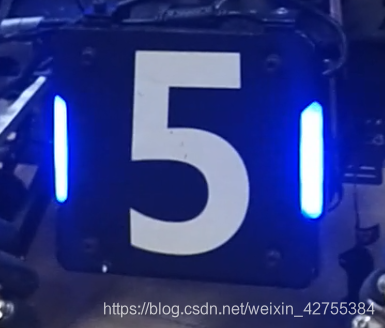
//> input picture object/light2.png, 385 x 328 px
$ ./lightdetect   (built with g++ and OpenCV 4)
//> lines starting //> are read from the running program, lines starting //| are printed output that depends on the picture; after the words box and inside, x2 and y2 are one past the last pixel; in counts of white or black regions, pixels touching at a corner belong together
#include <opencv2/opencv.hpp>


using namespace cv;
using namespace std;


int main()
{
    Mat img = imread("object/light2.png");
//> img is the input picture: 328 rows x 385 cols, CV_8UC3; mean B, G, R 127.3, 56.2, 45.2
    Mat imgHSV, mask  ;

    cvtColor(img,imgHSV,COLOR_BGR2HSV);
//> imgHSV: 328 rows x 385 cols, CV_8UC3; mean H, S, V 115.5, 177.9, 127.3
    int hmin = 100, smin = 20, vmin = 0;
    int hmax = 140, smax = 255, vmax = 255;
    Scalar lower(hmin,smin,vmin);
    Scalar upper(hmax,smax,vmax);

    inRange(imgHSV,lower,upper,mask);                                       //筛选蓝色灯条
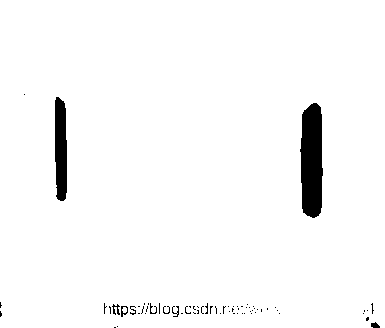
//> mask: 328 rows x 385 cols, CV_8UC1; 97% white; 68 black regions (59 under 20 px), largest, box (x1, y1, x2, y2) and area: (300, 103, 323, 218) 2220, (55, 97, 67, 201) 1104, (112, 304, 120, 315) 43
    imshow("蓝色筛选图",mask);

    Mat kernel = getStructuringElement(MORPH_RECT, Size(5,5));
// 开运算：去小白点噪声
    morphologyEx(mask,mask, MORPH_OPEN, kernel);
// 迭代 2 次
    morphologyEx(mask, mask, MORPH_CLOSE, kernel, Point(-1,-1), 2);
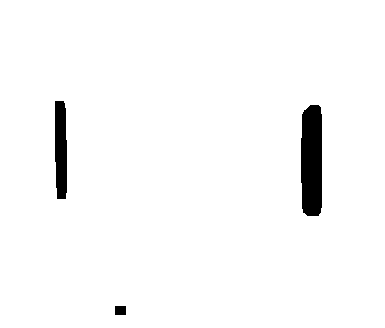
//> mask: 328 rows x 385 cols, CV_8UC1; 97.3% white; 3 black regions, box (x1, y1, x2, y2) and area: (301, 105, 322, 216) 2188, (55, 101, 67, 199) 1074, (115, 306, 126, 315) 99
//反色，防止找不到轮廓
    bitwise_not(mask, mask);
//> mask: 328 rows x 385 cols, CV_8UC1; 2.7% white; 3 white regions
    imshow("蓝色筛选优化图",mask);

    vector<vector<Point>> contours;
    findContours(mask, contours, RETR_EXTERNAL, CHAIN_APPROX_SIMPLE);       //寻找轮廓
//> contours = 3 contours; box (x1, y1, x2, y2) and area: (301, 105, 322, 216) 2066, (55, 101, 67, 199) 968, (115, 306, 126, 315) 80

    Mat result  = img.clone();
    vector<Rect> lights;                                    // ← 新增：收集灯条矩形

    for(int i = 0;i < contours.size();i++)
    {
        double area = contourArea(contours[i]);
        if (area < 200)
        {
                continue;
        }                                                   //面积过滤

        Rect r = boundingRect(contours[i]);

        rectangle(result, r, Scalar(0, 255, 0),2);          //圈出灯条
        lights.push_back(r);         // ← 新增：把每个灯条矩形存起来

    }
//> this loop made 3 passes
//> (area, r) on passes 2 to 3: (2066.5, Rect(301, 105, 21, 111)), (968, Rect(55, 101, 12, 98))
//> area on pass 1: 80
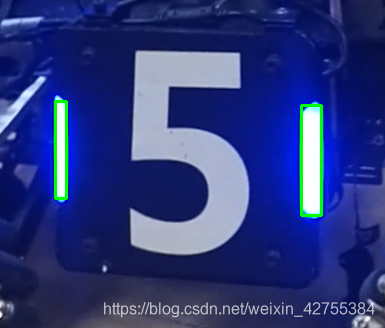
//> result: 328 rows x 385 cols, CV_8UC3; 1.12% of pixels changed, all inside (x1, y1, x2, y2) = (54, 100, 323, 217)

    if (lights.size() == 2)
    {
        // 按 x 排序，小的在左
        if (lights[0].x > lights[1].x)
            swap(lights[0], lights[1]);
//> lights = 2 Rects (x, y, width, height): [55, 101, 12, 98], [301, 105, 21, 111]

        // 左灯条左上角
        Point leftTop(lights[0].x, lights[0].y);
//> leftTop = Point(55, 101)
        // 右灯条右下角
        Point rightBottom(lights[1].x + lights[1].width,
                          lights[1].y + lights[1].height);
//> rightBottom = Point(322, 216)

        // 用两点构造包住两个灯条的大矩形
        Rect armorRect(leftTop, rightBottom);
//> armorRect = Rect(55, 101, 267, 115)
        rectangle(result, armorRect, Scalar(0, 0, 255), 2);  // 红色大框
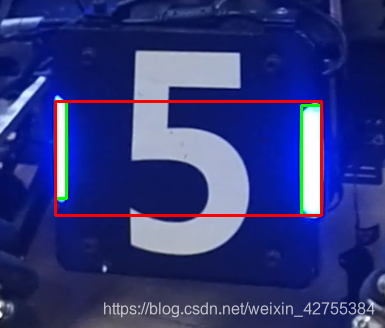
//> result: 328 rows x 385 cols, CV_8UC3; 1.8% of pixels changed, all inside (x1, y1, x2, y2) = (54, 100, 323, 217)
    }

    imshow("result", result);
    imwrite("object/lightdetect.jpg",result);

    waitKey(0);
}


// Rect armorRect(min(leftTop.x, rightBottom.x),      // ← 左上角的 x
//                min(leftTop.y, rightBottom.y),      // ← 左上角的 y
//                abs(rightBottom.x - leftTop.x),     // ← 宽度
//                abs(rightBottom.y - leftTop.y));    // ← 高度

// 1. min(leftTop.x, rightBottom.x)
// 两个点的横坐标，取小的那个当左边。
// 不管谁在左，min 出来的永远是更靠左的 x → 保证左上角 x 合法。


// 2. min(leftTop.y, rightBottom.y)
// 两个点的纵坐标，取 小的那个 当上边。
// 图像坐标系 y 向下增大，所以 min 出来的是更靠上的 → 保证左上角 y 合法。


// 3. abs(rightBottom.x - leftTop.x)
// 宽度 = 两点横向距离。
// 不管谁减谁，套个 abs 永远是 正数  → 不会出现负宽。


// 4. abs(rightBottom.y - leftTop.y)
// 高度 = 两点纵向距离，同理 abs 保证正数。

$ run again, with object/arm.jpg saved as object/light2.png
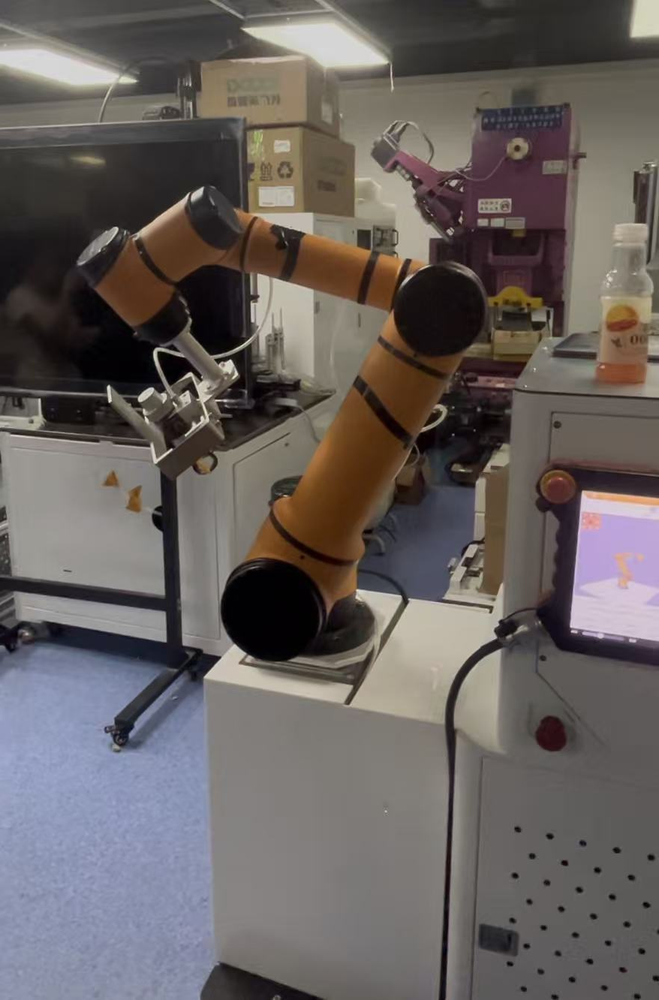
//> input picture object/arm.jpg, 659 x 1000 px, shrunk from 878 x 1332 before the run
//> img is the input picture: 1000 rows x 659 cols, CV_8UC3; mean B, G, R 95.2, 97.1, 103.3
//> imgHSV: 1000 rows x 659 cols, CV_8UC3; mean H, S, V 52, 49, 107.9
//> `morphologyEx(mask, mask, MORPH_CLOSE, kernel, Point(-1,-1), 2);`:
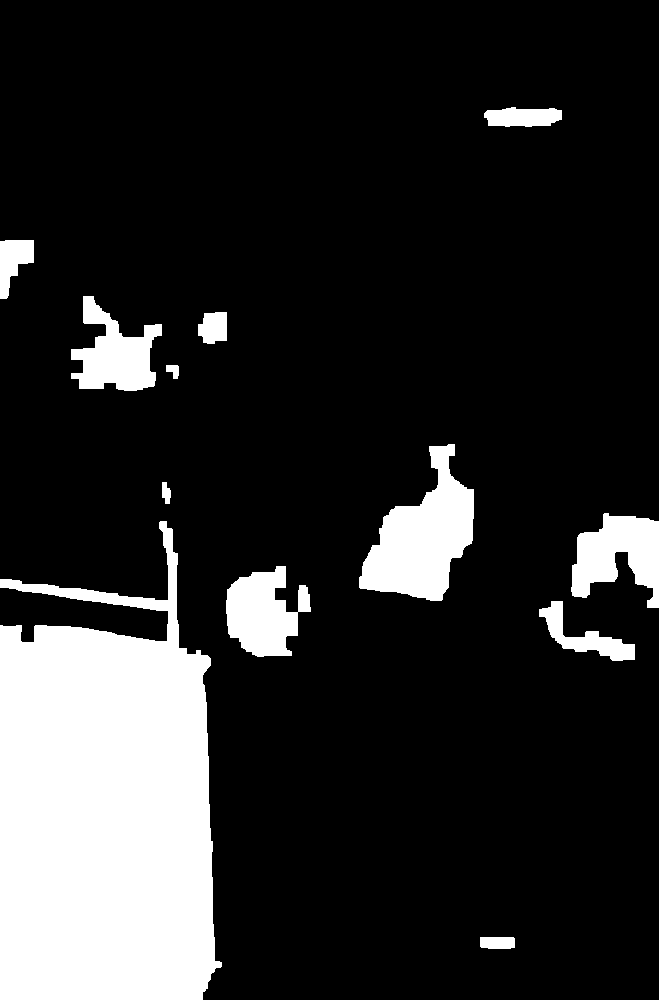
//> mask: 1000 rows x 659 cols, CV_8UC1; 16.7% white; 12 white regions, largest, box (x1, y1, x2, y2) and area: (0, 521, 222, 1000) 79565, (359, 444, 474, 601) 9641, (571, 513, 659, 608) 5149
//> contours = 2 contours; box (x1, y1, x2, y2) and area: (0, 0, 659, 1000) 565824, (0, 588, 168, 642) 5112
//> the loop `for(int i = 0;i < contours.size();i++)` made 2 passes
//> (area, r) on passes 1 to 2: (5111.5, Rect(0, 588, 168, 54)), (565824.5, Rect(0, 0, 659, 1000))
//> leftTop = Point(0, 588)
//> rightBottom = Point(659, 1000)
//> armorRect = Rect(0, 588, 659, 412)
//> `rectangle(result, armorRect, Scalar(0, 0, 255), 2);`:
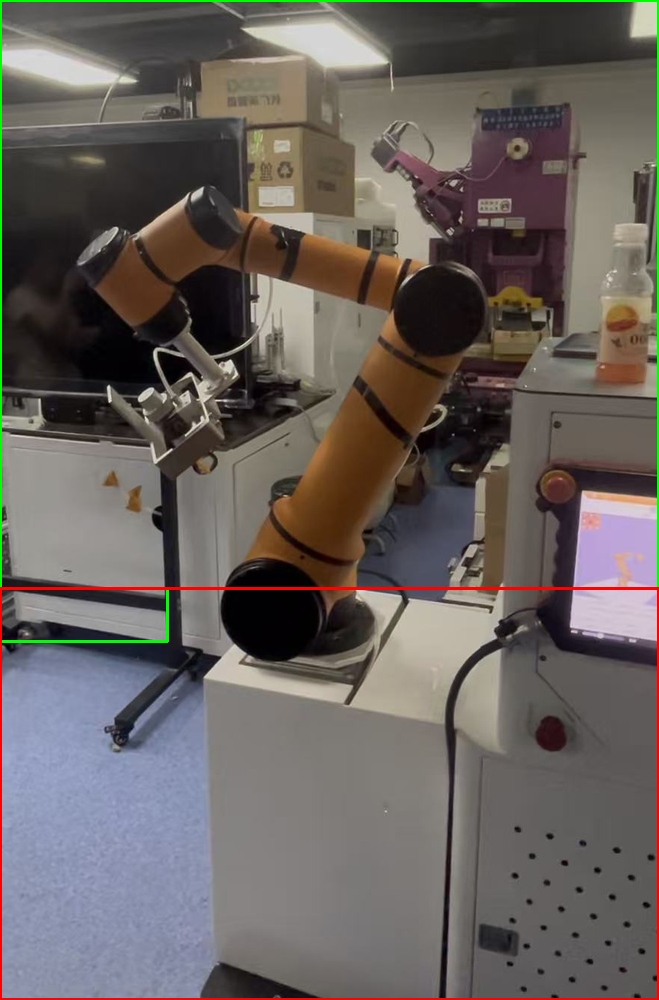
//> result: 1000 rows x 659 cols, CV_8UC3; mean B, G, R 93.9, 97.5, 103.9
